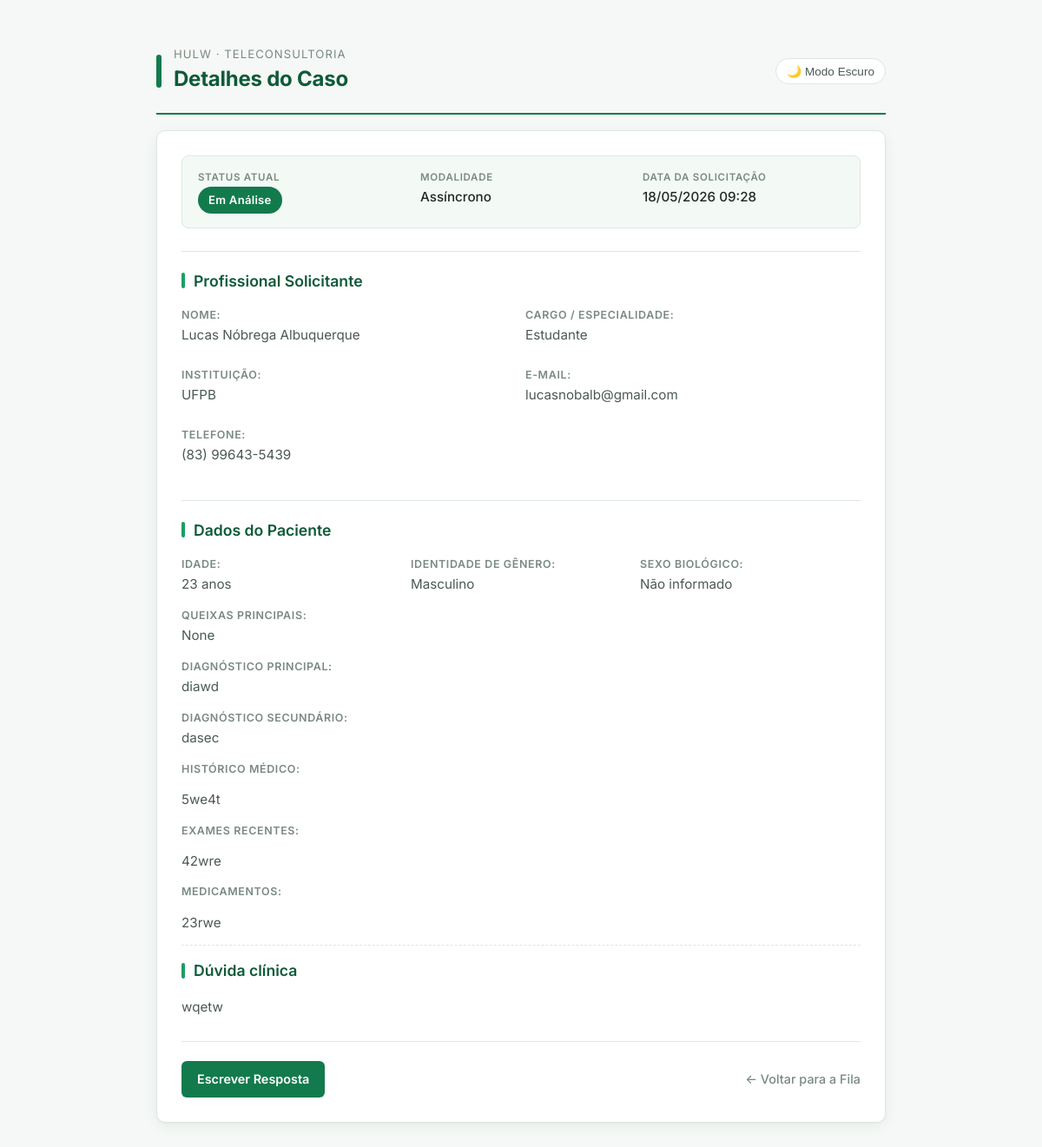
The page /detalhe/27/ on the database as committed earlier.
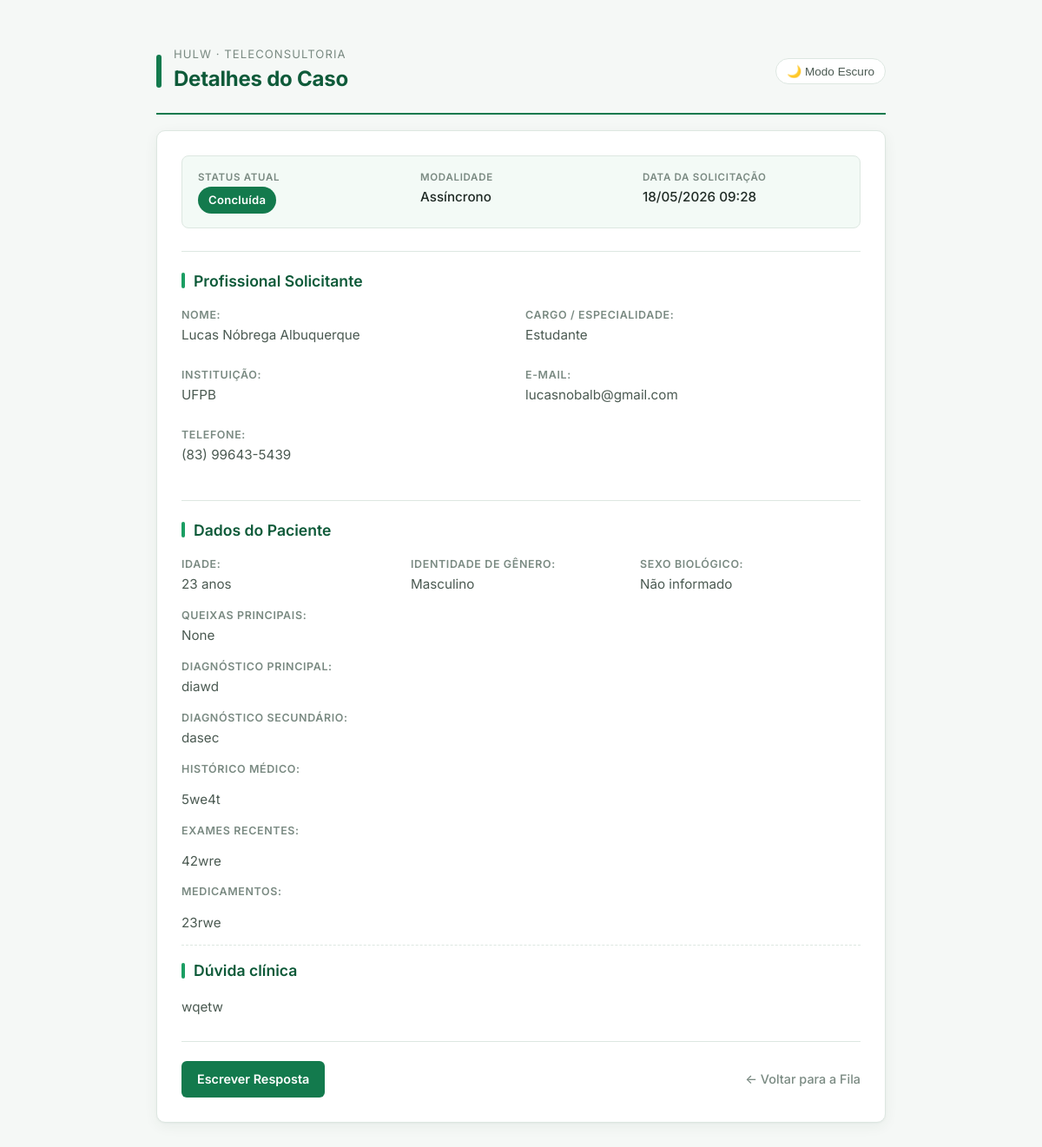
The same page on the database as committed later.
### teleconsultoria/models.py (models this page shows, shortened)
class Solicitacao(models.Model):
    profissional = models.ForeignKey(Profissional, on_delete=models.CASCADE, related_name='solicitacoes')
    medica_designada = models.ForeignKey(Medica, on_delete=models.SET_NULL, null=True, blank=True, related_name='atendimentos')
    status = models.CharField(max_length=20, choices=StatusSolicitacao.choices, default=StatusSolicitacao.PENDENTE)
    tipo_atendimento = models.CharField(max_length=20, choices=TipoAtendimento.choices)
    data_sol = models.DateTimeField(auto_now_add=True)
    data_marcada = models.DateField(null=True, blank=True)
    horario_marcado = models.TimeField(null=True, blank=True)
    duracao_estimada = models.PositiveIntegerField(null=True, blank=True, help_text="Duração em minutos")
    link_teams = models.URLField(max_length=500, null=True, blank=True)
    resumo_sincrono = models.TextField(null=True, blank=True)
    justificativa_cancelamento = models.TextField(null=True, blank=True)
    data_limite = models.DateField(null=True, blank=True)
    horario_limite = models.TimeField(null=True, blank=True)
    idade_pac = models.IntegerField(null=True, blank=True)
    sexo_pac = models.CharField(max_length=2, choices=Sexo.choices, null=True, blank=True)
    sexo_biologico_pac = models.CharField(max_length=1, choices=[('M', 'Masculino'), ('F', 'Feminino')], null=True, blank=True)
    queixas = models.TextField(null=True, blank=True)
    historico_med = models.TextField(blank=True, null=True)
    diagnostico_princ = models.TextField(blank=True, null=True)
    diagnostico_sec = models.TextField(blank=True, null=True)
    medicamentos = models.TextField(blank=True, null=True)
    exames_recentes = models.TextField(blank=True, null=True)
    duvida_clinica = models.TextField()
    token_acesso = models.UUIDField(default=uuid.uuid4, editable=False)
    class Meta:
        verbose_name = "Solicitação"
        verbose_name_plural = "Solicitações"

class Profissional(models.Model):
    user = models.OneToOneField(User, on_delete=models.CASCADE, null=True, blank=True)
    cpf = models.CharField(max_length=11, unique=True)
    nome_completo = models.CharField(max_length=255)
    email = models.EmailField()
    telefone = models.CharField(max_length=15, help_text="WhatsApp com DDD", blank=True, null=True)
    crm = models.CharField(max_length=20, blank=True, null=True)
    cargo = models.CharField(max_length=100)
    instituicao = models.CharField(max_length=100)

### teleconsultoria/views.py (the view)
# urls.py: path('detalhe/<int:sol_id>/', views.detalhe_caso, name='detalhe_caso'),
def detalhe_caso(request, sol_id):
    solicitacao = get_object_or_404(Solicitacao, id=sol_id)
    if solicitacao.status == 'PENDENTE':
        solicitacao.iniciar_analise()
    link_obj = LinkAcesso.objects.filter(solicitacao=solicitacao).first()
    token = link_obj.token if link_obj else "token-nao-gerado"
    link_publico = f"{request.scheme}://{request.get_host()}/acompanhar/{token}/"
    print("\n" + "="*50)
    print(f"LINK DE ACESSO PÚBLICO (Caso #{solicitacao.id}): {link_publico}")
    print("="*50 + "\n")
    return render(request, 'detalhe_caso.html', {'sol': solicitacao})

### teleconsultoria/templates/detalhe_caso.html (shortened to what the changed rows need)
<!DOCTYPE html>
<html lang="pt-br">
<head>
</head>
<body>
    <div class="page-header">
        <div>
            <h1>Detalhes do Caso</h1>
        </div>
    </div>
    <div class="card">
        <div class="meta-grid">
            <div>
                <div class="meta-value"><span class="status-badge">{{ sol.get_status_display }}</span></div>
            </div>
            <div>
                <div class="meta-label">Modalidade</div>
                <div class="meta-value">{{ sol.get_tipo_atendimento_display }}</div>
            </div>
            <div>
                <div class="meta-label">Data da Solicitação</div>
                <div class="meta-value">{{ sol.data_sol|date:"d/m/Y H:i" }}</div>
            </div>
        </div>
        <div class="secao">
            <div style="display: grid; grid-template-columns: 1fr 1fr; gap: 10px;">
                <div>
                    <h4>Nome:</h4>
                    <p>{{ sol.profissional.nome_completo }}</p>
                </div>
                <div>
                    <h4>Cargo / Especialidade:</h4>
                    <p>{{ sol.profissional.cargo|default:"Não informado" }}</p>
                </div>
                <div>
                    <h4>Instituição:</h4>
                    <p>{{ sol.profissional.instituicao|default:"Não informada" }}</p>
                </div>
                <div>
                    <h4>E-mail:</h4>
                    <p>{{ sol.profissional.email }}</p>
                </div>
                <div>
                    <h4>Telefone:</h4>
                    <p>{{ sol.profissional.telefone }}</p>
                </div>
            </div>
        </div>
        {% if sol.idade_pac %}
            <div class="secao">
                <h3>Dados do Paciente</h3>
                <div style="display: grid; grid-template-columns: 1fr 1fr 1fr; gap: 10px;">
                    <div><h4>Idade:</h4> <p>{{ sol.idade_pac }} anos</p></div>
                    <div>
                        <h4>Identidade de gênero:</h4>
                        <p>
                            {% if sol.sexo_pac == 'M' %}Masculino
                            {% elif sol.sexo_pac == 'F' %}Feminino
                            {% elif sol.sexo_pac == 'NB' %}Não Binário
                            {% elif sol.sexo_pac == 'O' %}Outro
                            {% else %}Não informado{% endif %}
                        </p>
                    </div>
                    <div>
                        <h4>Sexo Biológico:</h4>
                        <p>
                            {% if sol.sexo_biologico_pac == 'M' %}Masculino
                            {% elif sol.sexo_biologico_pac == 'F' %}Feminino
                            {% else %}Não informado{% endif %}
                        </p>
                    </div>
                </div>
                    <h4>Queixas Principais:</h4> <p>{{ sol.queixas }}</p>
                    <div><h4>Diagnóstico Principal:</h4> <p>{{ sol.diagnostico_princ|default:"Não informado" }}
                    <div><h4>Diagnóstico Secundário:</h4> <p>{{ sol.diagnostico_sec|default:"Não informado" }}
                </div>
                <h4>Histórico Médico:</h4> <p>{{ sol.historico_med|linebreaks }}</p>
                <h4>Exames recentes:</h4> <p>{{ sol.exames_recentes|linebreaks }}</p>
                <h4>Medicamentos:</h4> <p>{{ sol.medicamentos|linebreaks }}</p>
                <div style="border-top: 1px dashed var(--line); padding-top: 15px; margin-top: 10px;"></div>
                <h3>Dúvida clínica</h3>
                <p style="color: var(--ink); margin-top: 4px;">{{ sol.duvida_clinica|linebreaks }}</p>
            </div>
        {% else %}
            <div class="secao">
                <h3>Dúvida Clínica</h3>
                <p style="color: var(--ink); margin-top: 4px;">{{ sol.duvida_clinica|linebreaks }}</p>
            </div>
        {% endif %}
    </div>
</body>
</html>

Rows that differ between the two databases and show on the page:
changed Solicitacao "Assíncrono": status "Em Análise" → "Concluída"
